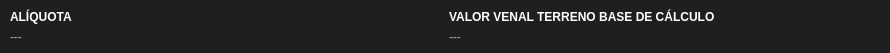
   <widget class="QWidget" name="widgetDadosValorVenal_2" native="true">
    <property name="geometry">
     <rect>
      <x>0</x>
      <y>385</y>
      <width>890</width>
      <height>53</height>
     </rect>
    </property>
    <property name="styleSheet">
     <string notr="true">background-color: #1f1f1f;
border-radius: 4px;</string>
    </property>
    <widget class="QWidget" name="horizontalLayoutWidget_31">
     <property name="geometry">
      <rect>
       <x>10</x>
       <y>6</y>
       <width>871</width>
       <height>41</height>
      </rect>
     </property>
     <layout class="QHBoxLayout" name="horizontalLayout_31" stretch="0,0">
      <item>
       <layout class="QVBoxLayout" name="verticalLayout_118">
        <property name="spacing">
         <number>0</number>
        </property>
        <item>
         <widget class="QLabel" name="label_64">
          <property name="sizePolicy">
           <sizepolicy hsizetype="Expanding" vsizetype="Preferred">
            <horstretch>0</horstretch>
            <verstretch>0</verstretch>
           </sizepolicy>
          </property>
          <property name="maximumSize">
           <size>
            <width>16777215</width>
            <height>16777215</height>
           </size>
          </property>
          <property name="styleSheet">
           <string notr="true">font-weight: bold;
color: white;</string>
          </property>
          <property name="text">
           <string>ALÍQUOTA</string>
          </property>
         </widget>
        </item>
        <item>
         <widget class="QLabel" name="labelAliquotaFalta">
          <property name="sizePolicy">
           <sizepolicy hsizetype="Expanding" vsizetype="Preferred">
            <horstretch>0</horstretch>
            <verstretch>0</verstretch>
           </sizepolicy>
          </property>
          <property name="maximumSize">
           <size>
            <width>16777215</width>
            <height>16777215</height>
           </size>
          </property>
          <property name="styleSheet">
           <string notr="true">color: #aaa;</string>
          </property>
          <property name="text">
           <string>---</string>
          </property>
         </widget>
        </item>
       </layout>
      </item>
      <item>
       <layout class="QVBoxLayout" name="verticalLayout_169">
        <property name="spacing">
         <number>0</number>
        </property>
        <item>
         <widget class="QLabel" name="label_65">
          <property name="sizePolicy">
           <sizepolicy hsizetype="Expanding" vsizetype="Preferred">
            <horstretch>0</horstretch>
            <verstretch>0</verstretch>
           </sizepolicy>
          </property>
          <property name="maximumSize">
           <size>
            <width>16777215</width>
            <height>16777215</height>
           </size>
          </property>
          <property name="styleSheet">
           <string notr="true">font-weight: bold;
color: white;</string>
          </property>
          <property name="text">
           <string>VALOR VENAL TERRENO BASE DE CÁLCULO</string>
          </property>
         </widget>
        </item>
        <item>
         <widget class="QLabel" name="labelValorVenalTerrenoBaseDeCalculoFalta">
          <property name="sizePolicy">
           <sizepolicy hsizetype="Expanding" vsizetype="Preferred">
            <horstretch>0</horstretch>
            <verstretch>0</verstretch>
           </sizepolicy>
          </property>
          <property name="maximumSize">
           <size>
            <width>16777215</width>
            <height>16777215</height>
           </size>
          </property>
          <property name="styleSheet">
           <string notr="true">color: #aaa;</string>
          </property>
          <property name="text">
           <string>---</string>
          </property>
         </widget>
        </item>
       </layout>
      </item>
     </layout>
    </widget>
   </widget>
